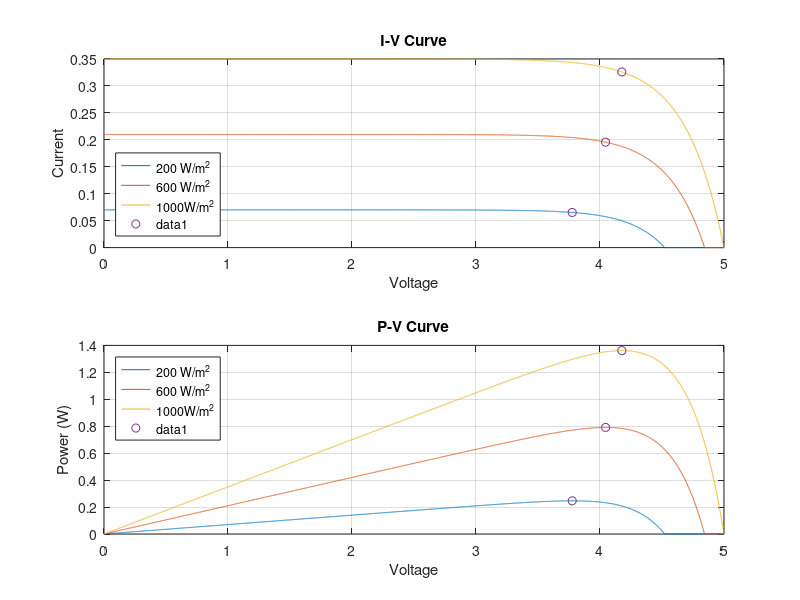

Source code (MATLAB):
%Constants from the papers
b = 0.0615;
TN = 25; %in Celsius
EiN = 1000; %W/m^2
Voc = 5.0;
Isc = 0.35;
V_max = 1.03 * Voc;
V_min = 0.85 * Voc;
TCv = -6e-3*2;
TCi = 1e-4;

%We can change this values later this is for a test to make sure its
%working
T = 25;
p = 1;
s = 1;


%PV Model
V = 0:0.001:5;
irr = [200 600 1000];
I_all = zeros(numel(irr), numel(V));
P_all = zeros(numel(irr), numel(V));
Pmax = zeros(1, numel(irr));
Vop = zeros(1, numel(irr));
Iop = zeros (1, numel(irr));

for k = 1:numel(irr)
    Ei = irr(k);
    Ix = (Ei/EiN) * (Isc + TCi * (T - TN));
    Vx = (Ei/EiN) * TCv * (T - TN) + V_max - (V_max - V_min) * exp((Ei/EiN) * log((V_max - Voc) / (V_max - V_min)));
    I = max(p * Ix / (1 - exp(-1/b)) * (1 - exp(V ./ (s*b*Vx) - 1/b)), 0);
    P = V .* I;
    I_all(k,:) = I;
    P_all(k,:) = P;
    [Pmax(k), idx] = max(P);
    Vop(k) = V(idx);
    Iop(k) = I(idx);
end

disp([irr' Vop' Iop' Pmax'])

subplot(2,1,1)
plot(V,I_all);
title('I-V Curve');
xlabel ('Voltage');
ylabel ('Current')
legend ('200 W/m^2', '600 W/m^2', '1000W/m^2', 'Location','southwest');
hold on
plot(Vop, Iop, 'o');
grid on

subplot(2,1,2)
plot(V, P_all);
title ('P-V Curve');
xlabel ('Voltage');
ylabel ('Power (W)');
legend ('200 W/m^2', '600 W/m^2', '1000W/m^2' , 'Location', 'northwest');
hold on
plot(Vop, Pmax, 'o');
grid on
